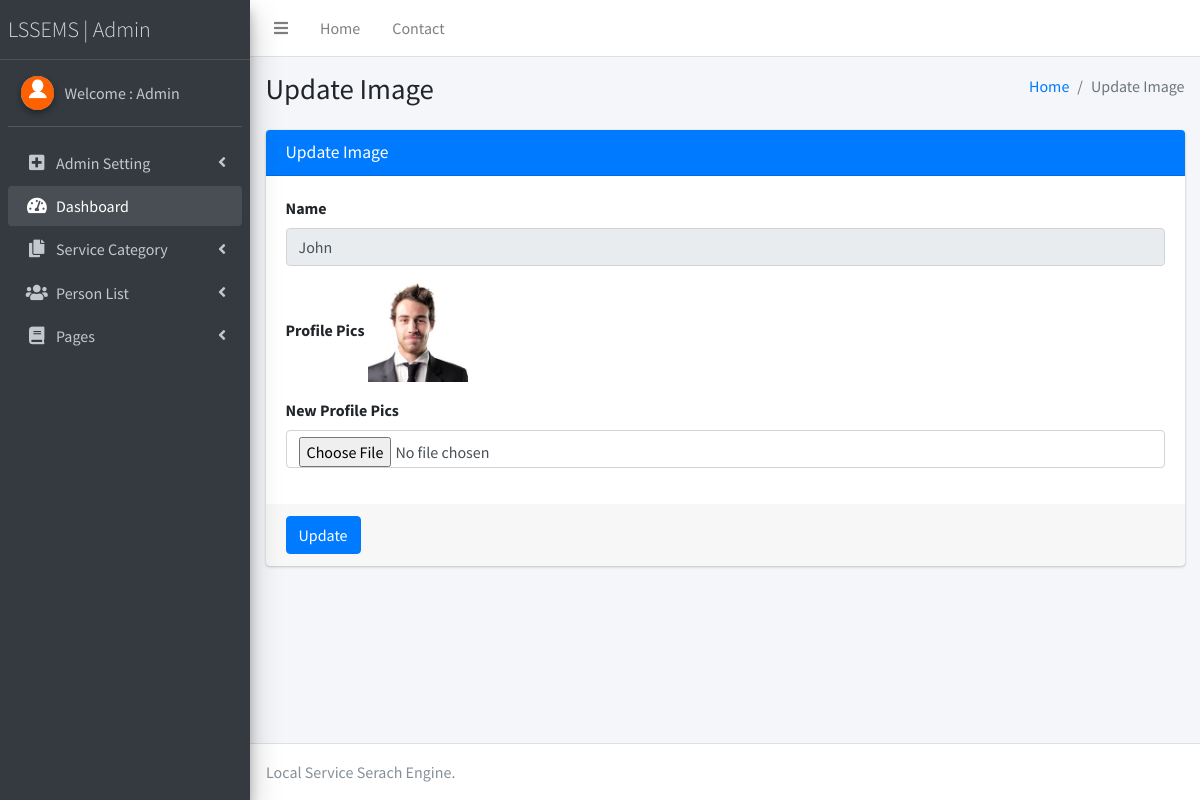
The app's page /Handyman/admin/changeimage.php?editid=2 (signed in) with its own data.
### tables this page shows
CREATE TABLE `tblperson` (
  `ID` int(10) NOT NULL,
  `Category` varchar(200) DEFAULT NULL,
  `Name` varchar(200) DEFAULT NULL,
  `Picture` varchar(200) DEFAULT NULL,
  `MobileNumber` bigint(10) DEFAULT NULL,
  `Address` mediumtext DEFAULT NULL,
  `City` varchar(200) NOT NULL,
  `RegDate` timestamp NULL DEFAULT current_timestamp()
);

### Handyman/admin/changeimage.php (the view, shortened to what this page needs)
<?php
if (strlen($_SESSION['lssemsaid']==0)) {
  header('location:logout.php');
  } else{
  ?>
<!DOCTYPE html>
<html>
<head>
  <link rel="stylesheet" href="plugins/fontawesome-free/css/all.min.css">
  <link rel="stylesheet" href="https://code.ionicframework.com/ionicons/2.0.1/css/ionicons.min.css">
  <link rel="stylesheet" href="dist/css/adminlte.min.css">
</head>
<body class="hold-transition sidebar-mini">
<div class="wrapper">
  <?php include_once('includes/header.php');?>
<?php include_once('includes/sidebar.php');?>
  <div class="content-wrapper">
    <section class="content-header">
      <div class="container-fluid">
        <div class="row mb-2">
          <div class="col-sm-6">
            <h1>Update Image</h1>
          </div>
          <div class="col-sm-6">
            <ol class="breadcrumb float-sm-right">
              <li class="breadcrumb-item"><a href="dashboard.php">Home</a></li>
              <li class="breadcrumb-item active">Update Image</li>
            </ol>
          </div>
        </div>
      </div>
    </section>
    <section class="content">
      <div class="container-fluid">
        <div class="row">
          <div class="col-md-12">
            <div class="card card-primary">
              <div class="card-header">
                <h3 class="card-title">Update Image</h3>
              </div>
              <form role="form" method="post" enctype="multipart/form-data">
                <?php
                   $eid=$_GET['editid'];
$sql="SELECT * from tblperson where ID=$eid";
$query = $dbh -> prepare($sql);
$query->execute();
$results=$query->fetchAll(PDO::FETCH_OBJ);
$cnt=1;
if($query->rowCount() > 0)
{
foreach($results as $row)
{               ?>
                <div class="card-body">
                     <div class="form-group">
                    <label for="exampleInputEmail1">Name</label>
                    <input type="text" class="form-control" id="name" name="name" value="<?php echo htmlentities($row->Name);?>" readonly='true'>
                  </div>
                  <div class="form-group">
                    <label for="exampleInputEmail1">Profile Pics</label>
                    <img src="images/<?php echo $row->Picture;?>" width="100" height="100" value="<?php  echo $row->Picture;?>">
                  </div>
                  <div class="form-group">
                    <label for="exampleInputEmail1">New Profile Pics</label>
                    <input type="file" name="newpic" value="" class="form-control" id="newpic" required='true'>
                  </div>
                </div>
              <?php $cnt=$cnt+1;}} ?>
                <div class="card-footer">
                  <button type="submit" class="btn btn-primary" name="submit">Update</button>
                </div>
              </form>
            </div>
          </div>
        </div>
      </div>
    </section>
  </div>
<?php include_once('includes/footer.php');?>
</div>
</body>
</html>
<?php }  ?>

### Handyman/admin/includes/sidebar.php (shortened to what this page needs)
  <aside class="main-sidebar sidebar-dark-primary elevation-4">
    <a href="dashboard.php" class="brand-link" style="font-weight:bold; font-size:22px;">
      <span class="brand-text font-weight-light">LSSEMS | Admin</span>
    </a>
    <div class="sidebar">
      <div class="user-panel mt-3 pb-3 mb-3 d-flex">
        <div class="image">
          <img src="dist/img/download.png" class="img-circle elevation-2" alt="User Image">
        </div>
        <div class="info">
<?php
$aid=$_SESSION['lssemsaid'];
$sql="SELECT AdminName from  tbladmin where ID=:aid";
$query = $dbh -> prepare($sql);
$query->bindParam(':aid',$aid,PDO::PARAM_STR);
$query->execute();
$results=$query->fetchAll(PDO::FETCH_OBJ);
$cnt=1;
if($query->rowCount() > 0)
{
foreach($results as $row)
{               ?>
          <a href="admin-profile.php" class="d-block">Welcome : <?php  echo $row->AdminName;?></a>
          <?php $cnt=$cnt+1;}} ?>
        </div>
      </div>
      <nav class="mt-2">
        <ul class="nav nav-pills nav-sidebar flex-column" data-widget="treeview" role="menu" data-accordion="false">
            <li class="nav-item has-treeview">
            <a href="#" class="nav-link">
              <i class="nav-icon fas fa-plus-square"></i>
              <p>
                Admin Setting
                <i class="fas fa-angle-left right"></i>
              </p>
            </a>
          </li>
          <li class="nav-item has-treeview menu-open">
            <a href="dashboard.php" class="nav-link">
              <i class="nav-icon fas fa-tachometer-alt"></i>
              <p>
                Dashboard
               </p>
            </a>
          </li>
          <li class="nav-item has-treeview">
            <a href="#" class="nav-link">
              <i class="nav-icon fas fa-copy"></i>
              <p>
                Service Category
                <i class="fas fa-angle-left right"></i>
              </p>
            </a>
          </li>
          <li class="nav-item has-treeview">
            <a href="#" class="nav-link">
              <i class="nav-icon fas fa-users"></i>
              <p>
                Person List
                <i class="right fas fa-angle-left"></i>
              </p>
            </a>
          </li>
          <li class="nav-item has-treeview">
            <a href="#" class="nav-link">
              <i class="nav-icon fas fa-book"></i>
              <p>
                Pages
                <i class="fas fa-angle-left right"></i>
              </p>
            </a>
          </li>
        </ul>
      </nav>
    </div>
  </aside>

### records on screen
tblperson: name "John", Picture (picture)

### other values on screen
$row->AdminName "Admin"
